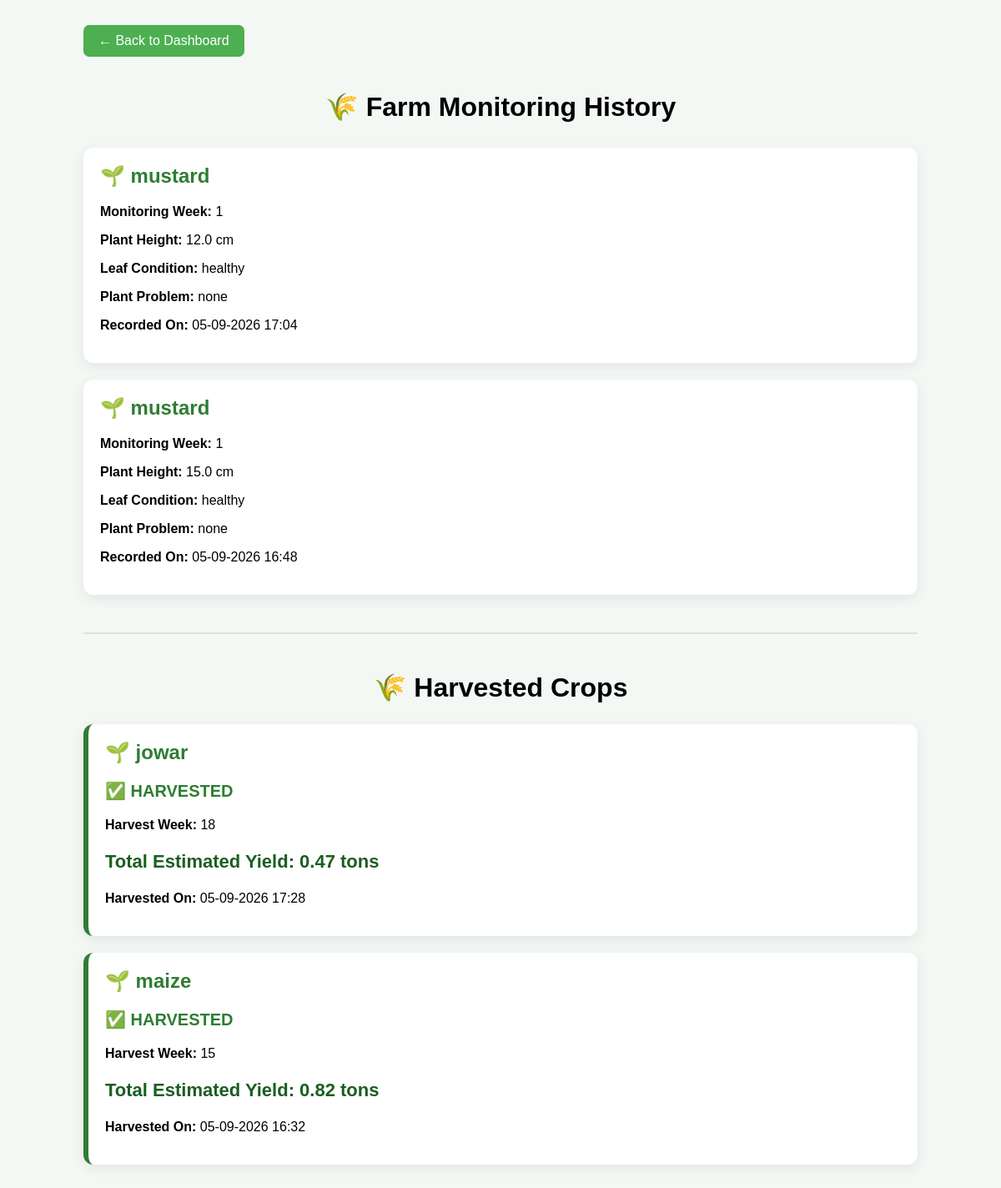
The app's page /history with its own data.
### tables this page shows
CREATE TABLE monitoring (
            id INTEGER PRIMARY KEY AUTOINCREMENT,
            crop_name TEXT NOT NULL,
            crop_week INTEGER NOT NULL,
            plant_height REAL NOT NULL,
            leaf_condition TEXT NOT NULL,
            plant_problem TEXT,
            notes TEXT,
            image TEXT,
            date TEXT NOT NULL
        );

CREATE TABLE harvests (
            id INTEGER PRIMARY KEY AUTOINCREMENT,
            crop_name TEXT NOT NULL,
            harvest_week INTEGER NOT NULL,
            total_yield_tonnes REAL NOT NULL,
            harvest_date TEXT NOT NULL
        );

### app.py (the view)
@app.route("/history")
def history():
    connection = get_db_connection()
    records = connection.execute("""
        SELECT *
        FROM monitoring
        ORDER BY id DESC
    """).fetchall()
    harvests = connection.execute("""
        SELECT *
        FROM harvests
        ORDER BY id DESC
    """).fetchall()
    connection.close()
    return render_template(
        "history.html",
        records=records,
        harvests=harvests
    )

### app.py (called while the page is built)
def get_db_connection():
    connection = sqlite3.connect(DATABASE)
    connection.row_factory = sqlite3.Row
    return connection

### templates/history.html (shortened to what this page needs)
<!DOCTYPE html>
<html>
<head>
</head>
<body>
<div class="container">
    <a href="{{ url_for('dashboard') }}" class="back-button">
        ← Back to Dashboard
    </a>
    <h1>
        🌾 Farm Monitoring History
    </h1>
    {% if records %}
        {% for record in records %}
        <div class="record">
            <h2>
                🌱 {{ record["crop_name"] }}
            </h2>
            <p>
                <span class="label">
                    Monitoring Week:
                </span>
                {{ record["crop_week"] }}
            </p>
            <p>
                <span class="label">
                    Plant Height:
                </span>
                {{ record["plant_height"] }} cm
            </p>
            <p>
                <span class="label">
                    Leaf Condition:
                </span>
                {{ record["leaf_condition"] }}
            </p>
            {% if record["plant_problem"] %}
            <p>
                <span class="label">
                    Plant Problem:
                </span>
                {{ record["plant_problem"] }}
            </p>
            {% endif %}
            <p>
                <span class="label">
                    Recorded On:
                </span>
                {{ record["date"] }}
            </p>
        </div>
        {% endfor %}
    {% endif %}
    <hr class="divider">
    <h1 class="section-title">
        🌾 Harvested Crops
    </h1>
    {% if harvests %}
        {% for harvest in harvests %}
        <div class="record harvested">
            <h2>
                🌱 {{ harvest["crop_name"] }}
            </h2>
            <p class="harvested-status">
                ✅ HARVESTED
            </p>
            <p>
                <span class="label">
                    Harvest Week:
                </span>
                {{ harvest["harvest_week"] }}
            </p>
            <p class="yield">
                Total Estimated Yield:
                {{ harvest["total_yield_tonnes"] }} tons
            </p>
            <p>
                <span class="label">
                    Harvested On:
                </span>
                {{ harvest["harvest_date"] }}
            </p>
        </div>
        {% endfor %}
    {% endif %}
</div>
</body>
</html>

### templates/history.html (style rules this page uses)
body { font-family: Arial, sans-serif; background: #f4f8f4; margin: 0; padding: 30px; }
.container { max-width: 1000px; margin: auto; }
h1 { text-align: center; margin-bottom: 30px; }
.back-button { display: inline-block; padding: 10px 18px; background: #4caf50; color: white; text-decoration: none; border-radius: 7px; margin-bottom: 20px; }
.record { background: white; padding: 20px; margin-bottom: 20px; border-radius: 12px; box-shadow: 0 4px 15px rgba(0,0,0,0.08); }
.record h2 { margin-top: 0; color: #2e7d32; }
.label { font-weight: bold; }
.harvested { border-left: 6px solid #2e7d32; }
.harvested-status { color: #2e7d32; font-weight: bold; font-size: 20px; }
.yield { font-size: 22px; font-weight: bold; color: #1b5e20; }
.section-title { margin-top: 40px; margin-bottom: 25px; text-align: center; }
.divider { margin: 45px 0; border: none; border-top: 2px solid #d8e5d8; }

### records on screen
monitoring: crop_name "mustard", crop_week "1", plant_height "12.0", leaf_condition "healthy", plant_problem "none", date "05-09-2026 17:04"
monitoring: crop_name "mustard", crop_week "1", plant_height "15.0", leaf_condition "healthy", plant_problem "none", date "05-09-2026 16:48"
harvests: crop_name "jowar", harvest_week "18", total_yield_tonnes "0.47", harvest_date "05-09-2026 17:28"
harvests: crop_name "maize", harvest_week "15", total_yield_tonnes "0.82", harvest_date "05-09-2026 16:32"
